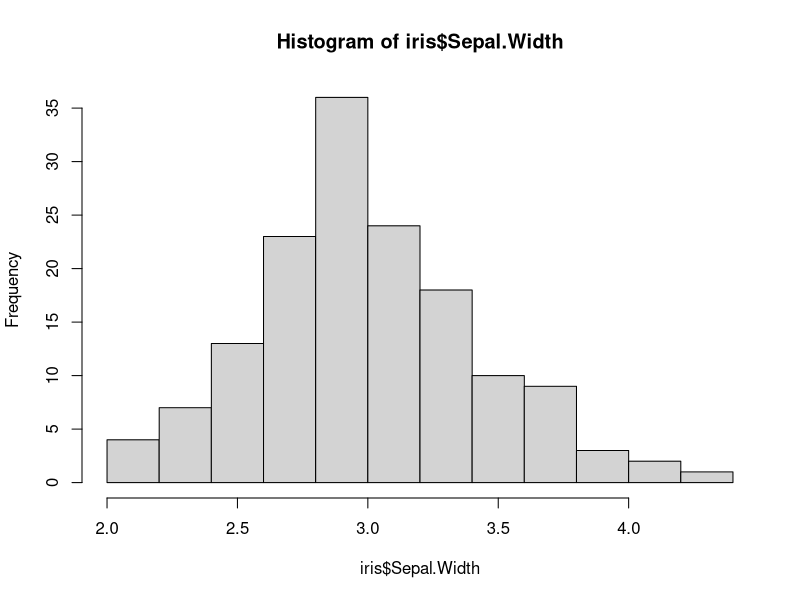
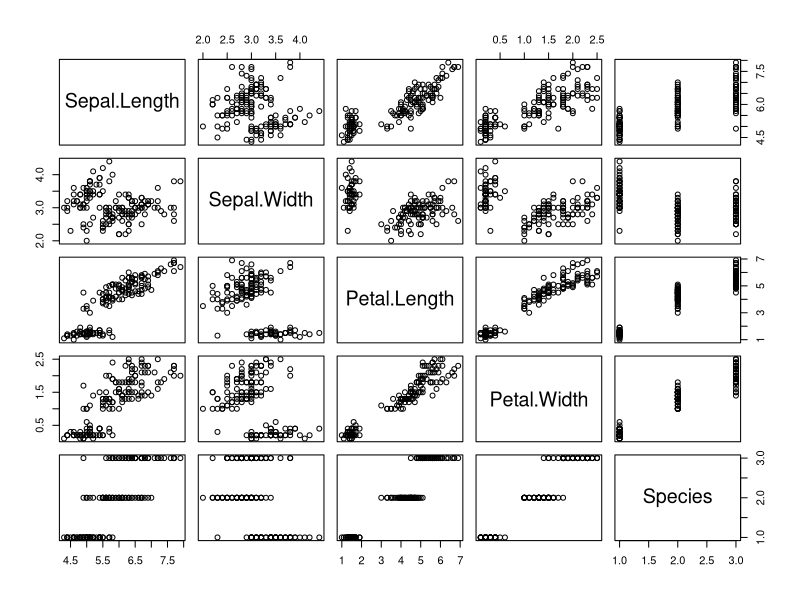

These charts were generated, in order, by the following R code:
## ---- chunk 1
knitr::opts_chunk$set(echo = TRUE)
## ---- chunk 2
#str(iris)
summary(iris)
## ---- chunk 3
median(iris$Petal.Width)
## ---- chunk 4
hist(iris$Sepal.Width)
## ---- chunk 5
plot(iris)
